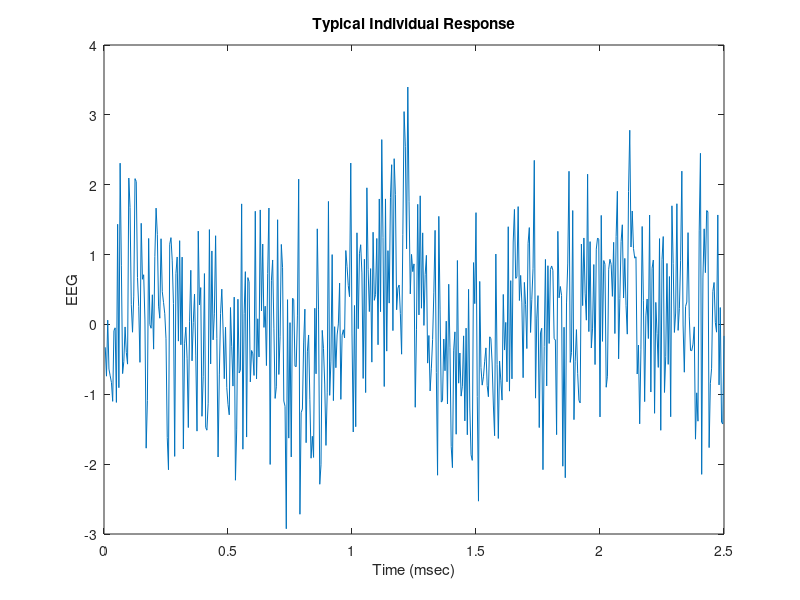
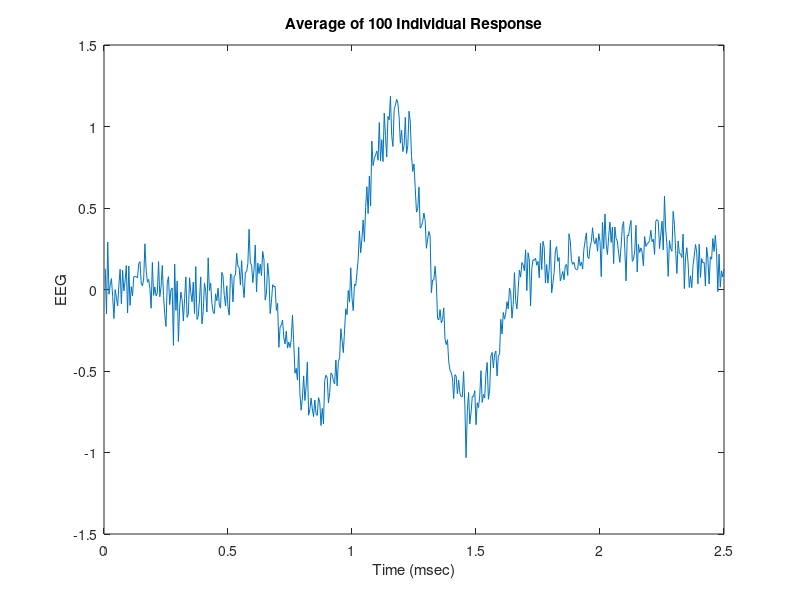

The MATLAB source for these figures, in order:
% Example 2.3
%       Find the average response of a number of individual VER (Visual
%       Evoked Response). The responses are stored in a MATLAB file
%       'ver.mat' which contains the matrix 'ver', a simulation of the VER.
%       Also plot one of the individual response.
clear; close all;

load ver.mat        % Get visual evoked response data
fs=1/.005;          % Sample interval = 5 msec
[nu,N]=size(ver);   % Get data matrix size
if nu>N
    ver=ver';       % transpose matrix 
    t=(1:nu)/fs;    % generate time vector
else
    t=(1:N)/fs;     % time vector (if no transpose)
end
figure;
plot(t,ver(50,:));   % plot individual record
title("Typical Individual Response");
ylabel("EEG");
xlabel("Time (msec)");

% Construct and plot the ensemble average
avg = mean(ver);    % calculate ensemble average
figure;
plot(t,avg);        % plot ensemble average other data
title("Average of 100 Individual Response");
ylabel("EEG");
xlabel("Time (msec)");